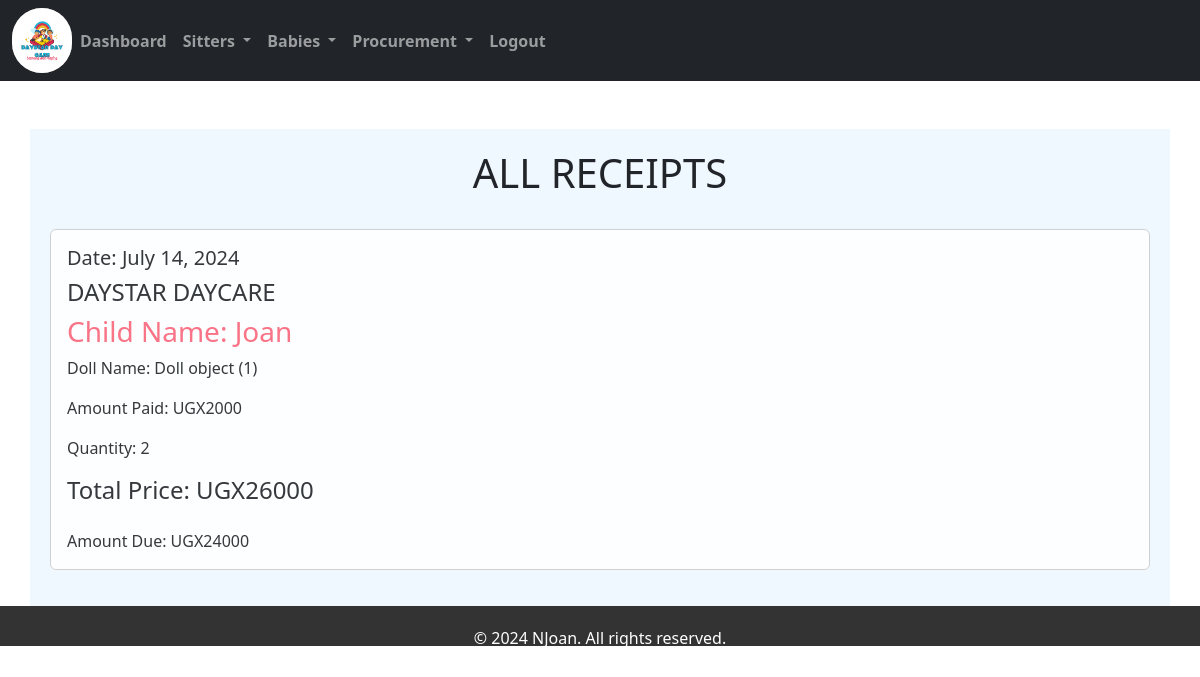
/receipt/ (signed in), run on an earlier commit of the app's database.
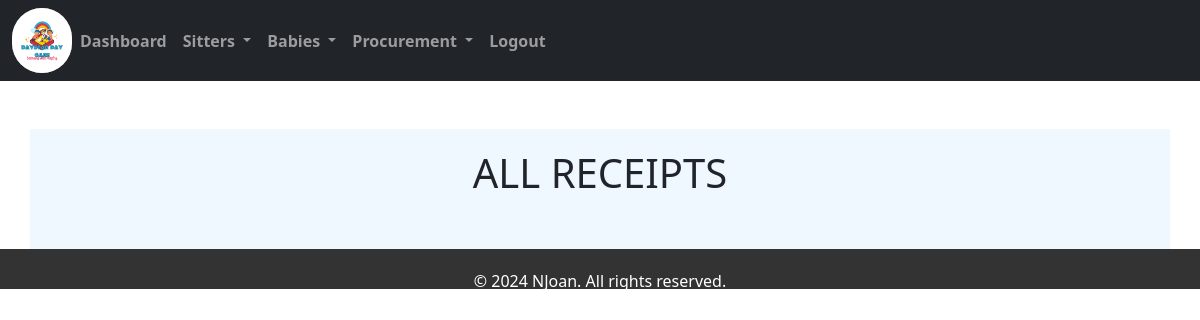
And on a later commit of the database.
### home/models.py (models this page shows, shortened)
class Salesrecord(models.Model):
    doll = models.ForeignKey(Doll, on_delete=models.CASCADE, null=False, blank=False)
    payee = models.ForeignKey(Babesform, on_delete=models.CASCADE, null=True, blank=True)
    quantity_sold = models.IntegerField(default=0, null=True, blank=True)
    amount_received = models.IntegerField(default=0, null=True, blank=True)
    sale_date = models.DateField(default=timezone.now, null=True, blank=True)
    unit_price = models.IntegerField(default=0)
    def get_total(self):
        total = self.quantity_sold * self.unit_price
        return int(total)
    def get_change(self):
        change = self.get_total() - self.amount_received
        return int(change)

class Babesform(models.Model):
    category_stay=models.CharField(max_length=200)
    baby_name = models.CharField(max_length=200)
    age = models.CharField(max_length=200, default=0)
    gender = models.CharField(max_length=100)
    location = models.CharField(max_length=50, null=True, default=None)
    sponsor = models.CharField(max_length=200)
    parentsname = models.CharField(max_length=200)
    babysno = models.CharField(max_length=200, default=0)
    timein = models.DateTimeField()
    brought_by = models.CharField(max_length=200)
    def __str__(self):
        return self.baby_name

class Doll(models.Model):
    category_doll = models.ForeignKey(Category_doll, on_delete=models.CASCADE, null=True, blank=True)
    name_of_the_doll = models.CharField(max_length=200, null=True, blank=True)
    quantity = models.IntegerField(default=0)
    issued_quantity = models.IntegerField(default=0, blank=True, null=True)
    received_quantity = models.IntegerField(default=0, null=True, blank=True)
    Unit_price = models.IntegerField(default=0, null=True, blank=True)
    date = models.DateField(default=timezone.now)

### home/views.py (the view)
# urls.py: path('receipt/',views.receipt,name='receipt'),#receipt
@login_required
def receipt(request):
    sales= Salesrecord.objects.all().order_by('-id')
    return render(request,'receipt.html',{'sales':sales})

### home/templates/receipt.html
{% extends 'base.html'%}
{% block content %}
<br /><br>
<div class="container" style="background-color: aliceblue; padding: 20px;">
    <h1 class="text-center">ALL RECEIPTS</h1>
    <br>
    {% for sale in sales %}
    <div class="card mb-3" style="opacity: 0.9; border: 1px solid #ccc;">
        <div class="card-body">
            <h5 class="text-right">Date: {{ sale.sale_date }}</h5>
            <h4 >DAYSTAR DAYCARE</h4>
            <h3 class="card-title" style="color: #FB667A;">Child Name: {{ sale.payee | title }}</h3>
            <p class="card-text">Doll Name: {{ sale.doll }}</p>
            <p class="card-text">Amount Paid: UGX{{ sale.amount_received }}</p>
            <p class="card-text">Quantity: {{ sale.quantity_sold }}</p>
            <h4 class="mb-4">Total Price: UGX{{ sale.get_total }}</h4>
            <div style="display: flex; justify-content: space-between; align-items: center;">
                <p class="card-text">Amount Due: UGX{{ sale.get_change }}</p>
            </div>
        </div>
    </div>
    {% endfor %}
</div>
{% endblock %}

What changed in the data, as far as the page shows it:
removed Salesrecord: sale_date "July 14, 2024", payee "Joan", doll "Doll object (1)", amount_received "2000", quantity_sold "2", get_total "26000", get_change "24000"
